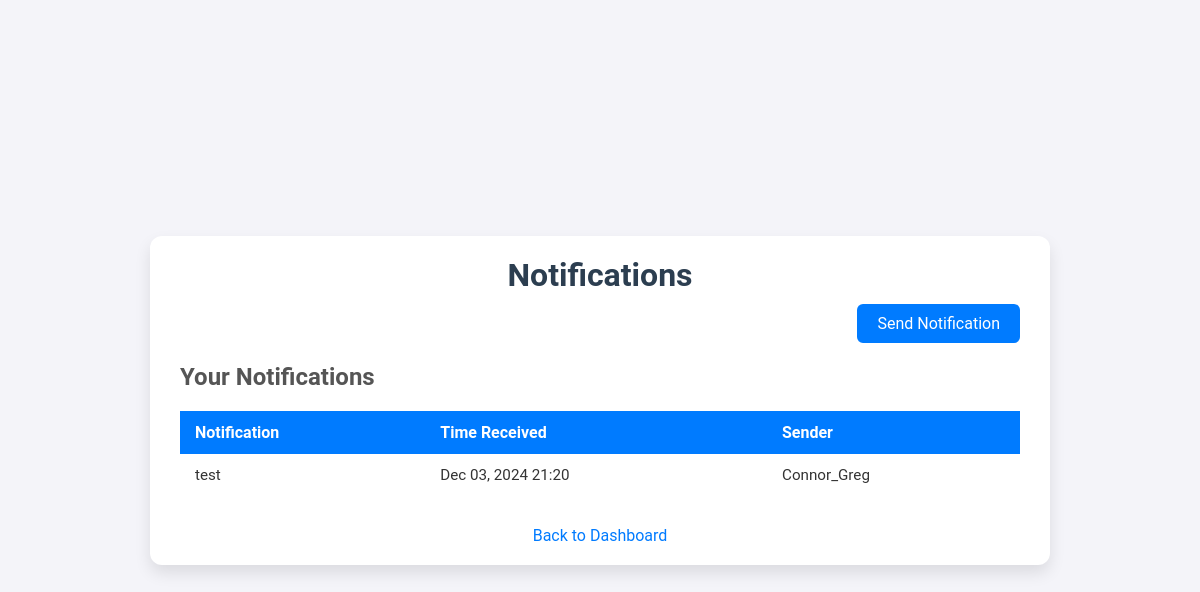
The app's page /notifications/ (signed in) with its own data.
### TASchedulerApp/models.py (models this page shows, shortened)
class Notification(models.Model):
    title = models.CharField(max_length=255)
    time_received = models.DateTimeField(auto_now_add=True)
    sender = models.CharField(max_length=255)
    recipient = models.ForeignKey(MyUser, on_delete=models.CASCADE)

### TASchedulerApp/views.py (the view)
# urls.py: path('notifications/', views.Notifications.as_view(), name='notifications'),
class Notifications(LoginRequiredMixin, View):
    def get(self, request):
        notificationsList = NotificationService.get_user_notifications(request.user)
        return render(request, 'common/notifications.html', {'notifications': notificationsList})

### TASchedulerApp/service/notification_service.py (called while the page is built)
    @staticmethod
    def get_user_notifications(user):
        return Notification.objects.filter(recipient=user).order_by('-time_received')

### templates/common/notifications.html (shortened to what this page needs)
<!DOCTYPE html>
<html lang="en">
<head>
</head>
<body>
    <div class="container">
        <h1>Notifications</h1>
        {% if user.role == 'Administrator' %}
        <div class="btn-container">
            <a href="{% url 'send_notifications' %}" class="btn">Send Notification</a>
        </div>
        {% endif %}
        <div class="notifications">
            <h2>Your Notifications</h2>
            <table>
                <thead>
                    <tr>
                        <th>Notification</th>
                        <th>Time Received</th>
                        <th>Sender</th>
                    </tr>
                </thead>
                <tbody>
                    {% for notification in notifications %}
                    <tr>
                        <td>{{ notification.title }}</td>
                        <td>{{ notification.time_received|date:"M d, Y H:i" }}</td>
                        <td>{{ notification.sender }}</td>
                    </tr>
                    {% empty %}
                    <tr>
                        <td colspan="3">No notifications available.</td>
                    </tr>
                    {% endfor %}
                </tbody>
            </table>
        </div>
        <a href="{% url 'dashboard' %}" class="back-link">Back to Dashboard</a>
    </div>
</body>
</html>

### templates/common/notifications.html (style rules this page uses)
* { margin: 0; padding: 0; box-sizing: border-box; }
body { font-family: 'Roboto', Arial, sans-serif; background-color: #f4f4f9; color: #333; display: flex; justify-content: center; align-items: center; min-height: 100vh; padding: 20px; }
.container { background: #ffffff; border-radius: 12px; box-shadow: 0 8px 16px rgba(0, 0, 0, 0.1); max-width: 900px; width: 100%; padding: 20px 30px; }
h1 { text-align: center; font-size: 2rem; color: #2c3e50; margin-bottom: 10px; }
h2 { font-size: 1.5rem; margin-bottom: 20px; color: #555; }
.btn-container { display: flex; justify-content: flex-end; margin-bottom: 20px; }
.btn { display: inline-block; padding: 10px 20px; background-color: #007bff; color: white; border: none; border-radius: 6px; font-size: 1rem; text-decoration: none; text-align: center; cursor: pointer; transition: all 0.3s ease; }
table { width: 100%; border-collapse: collapse; margin-top: 10px; }
thead { background-color: #007bff; color: white; }
th, td { padding: 12px 15px; text-align: left; }
th { font-weight: bold; }
td { font-size: 0.95rem; }
.back-link { display: block; margin-top: 30px; font-size: 1rem; color: #007bff; text-decoration: none; text-align: center; transition: color 0.3s; }

### records on screen
Notification: title "test", time_received "Dec 03, 2024 21:20", sender "Connor_Greg"
